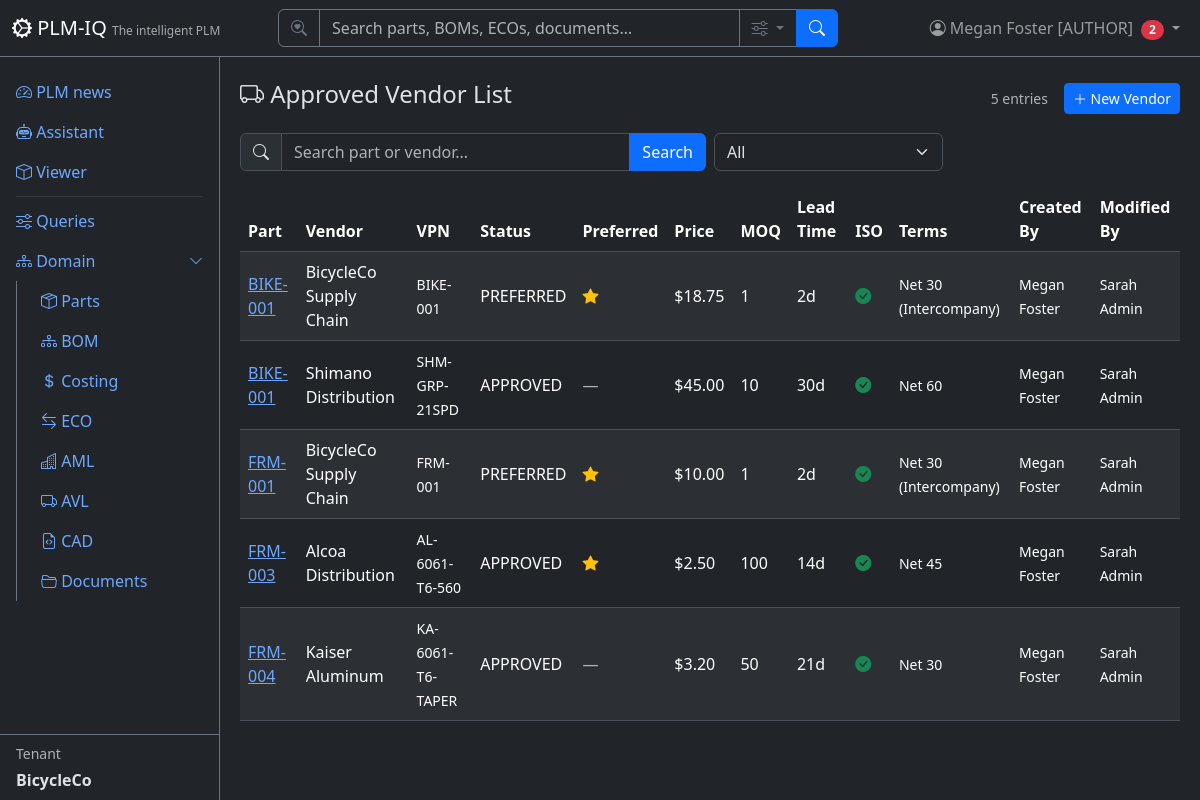
Screenshot of /avl (signed in) with the database file from the repository.
### app/models/tenant_user.py (models this page shows)
class User(Base):
    __tablename__ = "users"
    user_id = Column("user_id", Integer, primary_key=True, autoincrement=True)
    username = Column("username", String, unique=True, nullable=True)
    full_name = Column("full_name", String, nullable=False)
    email = Column("email", String, unique=True, nullable=False)
    email_verified = Column("email_verified", Boolean, nullable=False, default=False)
    password_hash = Column("password_hash", String, nullable=False, default="")
    tenant_id = Column("tenant_id", Integer, ForeignKey("tenants.tenant_id"), nullable=False, default=1)
    tenant_key = Column("tenant_key", String, nullable=False)
    is_active = Column("is_active", Boolean, default=True)
    created_date = Column("created_date", String)
    role = Column("role", String, nullable=False, default="reader")
    node_id = Column("node_id", Integer, ForeignKey("plmiq_node.node_id"))
    node = relationship("GraphNode", foreign_keys=[node_id])
    tenant = relationship("Tenant", back_populates="users")
    favorites = relationship("Favorite", back_populates="user")

class Tenant(Base):
    __tablename__ = "tenants"
    tenant_id = Column("tenant_id", Integer, primary_key=True, autoincrement=True)
    tenant_name = Column("tenant_name", String, unique=True, nullable=False)
    tenant_key = Column("tenant_key", String, unique=True, nullable=False)
    tenant_secret = Column("tenant_secret", String, nullable=False, default="")
    subdomain = Column("subdomain", String, unique=True, nullable=True)
    description = Column("description", String)
    created_date = Column("created_date", String)
    role = Column("role", String, default="reader")
    is_active = Column("is_active", Boolean, default=True)
    git_username = Column("git_username", String, nullable=True)          # per-tenant Gitea user (owner of its repos)
    git_secret_enc = Column("git_secret_enc", String, nullable=True)      # Fernet-encrypted Gitea password/token
    git_cad_repo = Column("git_cad_repo", String, nullable=True)          # tenant's private CAD repo
    git_docs_repo = Column("git_docs_repo", String, nullable=True)        # tenant's private docs repo
    git_provisioned = Column("git_provisioned", Boolean, default=False)   # idempotent provisioning flag
    node_id = Column("node_id", Integer, ForeignKey("plmiq_node.node_id"))
    node = relationship("GraphNode", foreign_keys=[node_id])
    users = relationship("User", back_populates="tenant")
    parts = relationship("Part", back_populates="tenant")
    favorites = relationship("Favorite", back_populates="tenant")

### app/models/avl.py (models this page shows)
class ApprovedVendor(Base):
    __tablename__ = "approved_vendor_list"
    id = Column("id", Integer, primary_key=True, autoincrement=True)
    number = Column("number", String, nullable=True)
    part_number = Column("part_number", String, ForeignKey("parts.part_number"), nullable=False)
    part_revision = Column("part_revision", String)
    part_name = Column("part_name", String)
    vendor_name = Column("vendor_name", String, nullable=False)
    vendor_site = Column("vendor_site", String)
    vendor_contact = Column("vendor_contact", String)
    vendor_part_number = Column("vendor_part_number", String)
    vendor_status = Column("vendor_status", String, default="APPROVED")
    preferred_flag = Column("preferred_flag", String, nullable=False, default="No")
    lead_time_days = Column("lead_time_days", Integer)
    unit_price = Column("unit_price", Numeric(12, 4))
    currency = Column("currency", String, default="USD")
    min_order_qty = Column("min_order_qty", Integer, default=1)
    moq_uom = Column("moq_uom", String)
    payment_terms = Column("payment_terms", String)
    shipping_method = Column("shipping_method", String)
    contract_number = Column("contract_number", String)
    iso_certified = Column("iso_certified", String)
    compliance_status = Column("compliance_status", String)
    approval_date = Column("approval_date", String)
    notes = Column("notes", String)
    created_by = Column("created_by", Integer, ForeignKey("users.user_id"))
    modified_by = Column("modified_by", Integer, ForeignKey("users.user_id"))
    created_date = Column("created_date", String)
    modified_date = Column("modified_date", String)
    tenant_id = Column("tenant_id", Integer, ForeignKey("tenants.tenant_id"), nullable=False, default=1)
    tenant_key = Column("tenant_key", String, nullable=False)
    node_id = Column("node_id", Integer, ForeignKey("plmiq_node.node_id"))
    node = relationship("GraphNode")
    part = relationship("Part", back_populates="avl_items")

### app/routers/avl.py (the view)
@router.get("", response_class=HTMLResponse)
def list_avl(
    request: Request,
    q: Optional[str] = Query(None, description="Search"),
    preferred: Optional[str] = Query(None, description="Preferred only"),
    page: int = Query(1, ge=1),
    db: TenantScopedSession = Depends(get_tenant_db),
):
    user = require_user(request, db)
    ctx = auth_context(request, db)
    query = db.query(ApprovedVendor)
    if q:
        query = query.filter(
            or_(
                ApprovedVendor.part_number.ilike(f"%{q}%"),
                ApprovedVendor.vendor_name.ilike(f"%{q}%"),
            )
        )
    if preferred == "Yes":
        query = query.filter(ApprovedVendor.preferred_flag == "Yes")
    total = query.count()
    offset = (page - 1) * DEFAULT_PAGE_SIZE
    items = query.order_by(ApprovedVendor.part_number).offset(offset).limit(DEFAULT_PAGE_SIZE).all()
    return HTMLResponse(content=render(
        "avl/list.html",
        **ctx,
        items=items,
        page=page,
        total=total,
        pages=(total + DEFAULT_PAGE_SIZE - 1) // DEFAULT_PAGE_SIZE,
        q=q or "",
        preferred_filter=preferred or "",
    ))

### app/templates/avl/list.html (shortened to what this page needs)
{% extends "base.html" %}
{% block content %}
<div class="d-flex justify-content-between align-items-center mb-3">
    <h4><i class="bi bi-truck"></i> Approved Vendor List</h4>
    <div class="d-flex align-items-center gap-3">
        <span class="text-muted small">{{ total }} entries</span>
        {% if current_user and current_user.role == 'author' %}
        <a href="/avl/new" class="btn btn-sm btn-primary"><i class="bi bi-plus-lg"></i> New Vendor</a>
        {% endif %}
    </div>
</div>
<form method="GET" class="row g-2 mb-3">
    <div class="col-md-6">
        <div class="input-group">
            <span class="input-group-text"><i class="bi bi-search"></i></span>
            <input type="text" name="q" class="form-control" placeholder="Search part or vendor..." value="{{ q }}">
            <button class="btn btn-primary" type="submit">Search</button>
        </div>
    </div>
    <div class="col-md-3">
        <select name="preferred" class="form-select" onchange="this.form.submit()">
            <option value="">All</option>
        </select>
    </div>
</form>
<div class="table-responsive">
    <table class="table table-striped table-hover align-middle">
        <thead class="table-dark">
            <tr><th>Part</th><th>Vendor</th><th>VPN</th><th>Status</th><th>Preferred</th><th>Price</th><th>MOQ</th><th>Lead Time</th><th>ISO</th><th>Terms</th><th>Created By</th><th>Modified By</th></tr>
        </thead>
        <tbody>
            {% for item in items %}
            <tr>
                <td><a href="/parts/{{ item.part_number }}">{{ item.part_number }}</a></td>
                <td>{{ item.vendor_name }}</td>
                <td><small>{{ item.vendor_part_number or '-' }}</small></td>
                <td>{{ item.vendor_status or '-' }}</td>
                <td>{% if item.preferred_flag == 'Yes' %}<i class="bi bi-star-fill text-warning"></i>{% else %}<span class="text-muted">&mdash;</span>{% endif %}</td>
                <td>{{ item.unit_price|currency if item.unit_price else '-' }}</td>
                <td>{{ item.min_order_qty or '-' }}</td>
                <td>{{ item.lead_time_days or '-' }}d</td>
                <td>{% if item.iso_certified == 'Yes' %}<i class="bi bi-check-circle-fill text-success"></i>{% else %}<span class="text-muted">&mdash;</span>{% endif %}</td>
                <td><small>{{ (item.payment_terms or '')|truncate(20) or '-' }}</small></td>
                <td><small>{{ user_map.get(item.created_by, '—') if user_map else (item.created_by or '—') }}</small></td>
                <td><small>{{ user_map.get(item.modified_by, '—') if user_map else (item.modified_by or '—') }}</small></td>
            </tr>
            {% else %}
            <tr><td colspan="12" class="text-center text-muted py-4">No AVL entries.</td></tr>
            {% endfor %}
        </tbody>
    </table>
</div>
{% endblock %}

### app/templates/base.html (shortened to what this page needs)
<!DOCTYPE html>
<html lang="en" data-bs-theme="dark">
<head>
    <link href="https://cdn.jsdelivr.net/npm/bootstrap@5.3.3/dist/css/bootstrap.min.css" rel="stylesheet">
    <link href="https://cdn.jsdelivr.net/npm/bootstrap-icons@1.11.3/font/bootstrap-icons.css" rel="stylesheet">
</head>
<body>
    <nav class="navbar navbar-expand-md navbar-dark bg-dark fixed-top border-bottom border-secondary">
        <div class="container-fluid">
            <a class="navbar-brand" href="/">
                <i class="bi bi-gear-wide-connected"></i> PLM-IQ
                <small class="d-none d-md-inline">The intelligent PLM</small>
            </a>
            <div class="collapse navbar-collapse" id="navMenu">
                {% if current_user %}
                <form class="d-flex mx-auto my-2 my-md-0" role="search" action="/search" method="get" style="width: 100%; max-width: 560px;">
                    <div class="input-group">
                        <span class="input-group-text bg-dark border-secondary text-secondary"><i class="bi bi-search-heart"></i></span>
                        <input type="search" name="q" class="form-control bg-dark text-light border-secondary" placeholder="Search parts, BOMs, ECOs, documents…" aria-label="Search">
                        <button class="btn btn-outline-secondary dropdown-toggle" type="button" data-bs-toggle="dropdown" data-bs-auto-close="outside" title="Search options">
                            <i class="bi bi-sliders"></i>
                        </button>
                        <button class="btn btn-primary" type="submit"><i class="bi bi-search"></i></button>
                    </div>
                </form>
                {% endif %}
                <ul class="navbar-nav ms-auto align-items-center">
                    {% if current_user %}
                    <li class="nav-item dropdown">
                        <a class="nav-link dropdown-toggle position-relative" href="#" role="button" data-bs-toggle="dropdown" aria-label="Profile Menu" title="Profile Menu">
                            <i class="bi bi-person-circle"></i>
                            <span class="d-none d-md-inline">{{ current_user.full_name }} [{{ current_user.role|upper if current_user.role else 'SUPERUSER' }}]</span>
                            {% if unread_count|default(0) > 0 %}<span class="badge bg-danger rounded-pill ms-1">{{ unread_count }}</span>{% endif %}
                        </a>
                    </li>
                    {% else %}
                    <li class="nav-item">
                        <a class="nav-link" href="/login"><i class="bi bi-box-arrow-in-right"></i> Sign In</a>
                    </li>
                    {% endif %}
                </ul>
            </div>
        </div>
    </nav>
    <div class="sidebar bg-dark border-end border-secondary pt-3">
        <ul class="nav nav-pills flex-column flex-grow-1 overflow-auto">
            <li class="nav-item">
                <a class="nav-link" href="/"><i class="bi bi-speedometer2"></i> PLM news</a>
            </li>
            <li class="nav-item">
                <a class="nav-link" href="/assistant"><i class="bi bi-robot"></i> Assistant</a>
            </li>
            <li class="nav-item">
                <a class="nav-link" href="/apsviewer"><i class="bi bi-box"></i> Viewer</a>
            </li>
            <li class="nav-item">
                <hr class="nav-divider my-1 mx-3 border-secondary">
            </li>
            <li class="nav-item">
                <a class="nav-link" href="/queries"><i class="bi bi-sliders"></i> Queries</a>
            </li>
            <li class="nav-item">
                <a class="nav-link d-flex justify-content-between align-items-center" data-bs-toggle="collapse" href="#domainSubmenu" role="button" aria-expanded="true">
                    <span><i class="bi bi-diagram-3"></i> Domain</span>
                    <i class="bi bi-chevron-down small"></i>
                </a>
                <div class="collapse show" id="domainSubmenu">
                    <ul class="nav nav-pills flex-column ms-3 border-start border-secondary ps-2">
                        <li class="nav-item">
                            <a class="nav-link" href="/parts"><i class="bi bi-box-seam"></i> Parts</a>
                        </li>
                        <li class="nav-item">
                            <a class="nav-link" href="/bom"><i class="bi bi-diagram-3"></i> BOM</a>
                        </li>
                        <li class="nav-item">
                            <a class="nav-link" href="/costing"><i class="bi bi-currency-dollar"></i> Costing</a>
                        </li>
                        <li class="nav-item">
                            <a class="nav-link" href="/eco"><i class="bi bi-arrow-left-right"></i> ECO</a>
                        </li>
                        <li class="nav-item">
                            <a class="nav-link" href="/aml"><i class="bi bi-buildings"></i> AML</a>
                        </li>
                        <li class="nav-item">
                            <a class="nav-link" href="/avl"><i class="bi bi-truck"></i> AVL</a>
                        </li>
                        <li class="nav-item">
                            <a class="nav-link" href="/cad"><i class="bi bi-file-earmark-code"></i> CAD</a>
                        </li>
                        <li class="nav-item">
                            <a class="nav-link" href="/documents"><i class="bi bi-folder2-open"></i> Documents</a>
                        </li>
                    </ul>
                </div>
            </li>
        </ul>
        {% if current_tenant %}
        <div class="px-3 py-2 border-top border-secondary mt-auto">
            <div class="small text-muted mb-1">Tenant</div>
            <div class="fw-bold">{{ current_tenant.tenant_name }}</div>
        </div>
        {% endif %}
    </div>
    <div class="main-content">
        {% block content %}{% endblock %}
    </div>
</body>
</html>

### app/templates/base.html (style rules this page uses)
body { padding-top: 60px; }
.sidebar { position: fixed; top: 56px; bottom: 0; left: 0; width: 220px; overflow-y: auto; display: flex; flex-direction: column; }
.main-content { margin-left: 220px; padding: 20px; }
.navbar-brand small { font-size: 0.75rem; opacity: 0.6; }

### rows the page displays
User: full_name "Megan Foster", role "AUTHOR"
Tenant: tenant_name "BicycleCo"
ApprovedVendor: part_number "BIKE-001", vendor_name "BicycleCo Supply Chain", vendor_part_number "BIKE-001", vendor_status "PREFERRED", preferred_flag "Yes" (drawn), unit_price "$18.75", min_order_qty "1", lead_time_days "2", iso_certified "Yes" (drawn), payment_terms "Net 30 (Intercompany)", get "Megan Foster", get "Sarah Admin"
ApprovedVendor: part_number "BIKE-001", vendor_name "Shimano Distribution", vendor_part_number "SHM-GRP-21SPD", vendor_status "APPROVED", unit_price "$45.00", min_order_qty "10", lead_time_days "30", iso_certified "Yes" (drawn), payment_terms "Net 60", get "Megan Foster", get "Sarah Admin"
ApprovedVendor: part_number "FRM-001", vendor_name "BicycleCo Supply Chain", vendor_part_number "FRM-001", vendor_status "PREFERRED", preferred_flag "Yes" (drawn), unit_price "$10.00", min_order_qty "1", lead_time_days "2", iso_certified "Yes" (drawn), payment_terms "Net 30 (Intercompany)", get "Megan Foster", get "Sarah Admin"
ApprovedVendor: part_number "FRM-003", vendor_name "Alcoa Distribution", vendor_part_number "AL-6061-T6-560", vendor_status "APPROVED", preferred_flag "Yes" (drawn), unit_price "$2.50", min_order_qty "100", lead_time_days "14", iso_certified "Yes" (drawn), payment_terms "Net 45", get "Megan Foster", get "Sarah Admin"
ApprovedVendor: part_number "FRM-004", vendor_name "Kaiser Aluminum", vendor_part_number "KA-6061-T6-TAPER", vendor_status "APPROVED", unit_price "$3.20", min_order_qty "50", lead_time_days "21", iso_certified "Yes" (drawn), payment_terms "Net 30", get "Megan Foster", get "Sarah Admin"

### other values shown
{{ unread_count }} "2"
{{ total }} "5"
